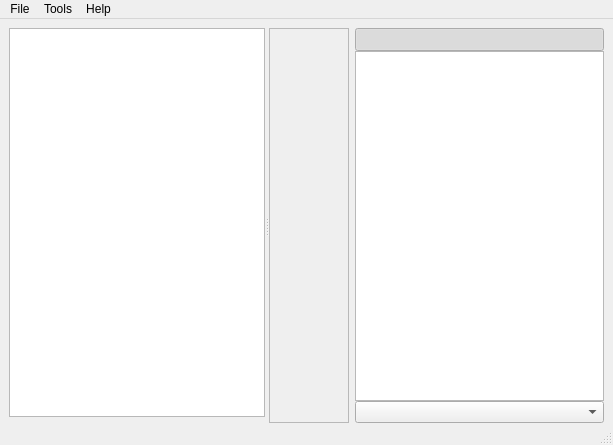
<?xml version="1.0" encoding="UTF-8"?>
<ui version="4.0">
 <class>MainWindow</class>
 <widget class="QMainWindow" name="MainWindow">
  <property name="geometry">
   <rect>
    <x>0</x>
    <y>0</y>
    <width>613</width>
    <height>445</height>
   </rect>
  </property>
  <property name="sizePolicy">
   <sizepolicy hsizetype="Preferred" vsizetype="Preferred">
    <horstretch>0</horstretch>
    <verstretch>0</verstretch>
   </sizepolicy>
  </property>
  <property name="windowTitle">
   <string>MainWindow</string>
  </property>
  <property name="styleSheet">
   <string notr="true"/>
  </property>
  <widget class="QWidget" name="centralwidget">
   <property name="sizePolicy">
    <sizepolicy hsizetype="Preferred" vsizetype="Preferred">
     <horstretch>0</horstretch>
     <verstretch>0</verstretch>
    </sizepolicy>
   </property>
   <property name="cursor">
    <cursorShape>ArrowCursor</cursorShape>
   </property>
   <layout class="QHBoxLayout" name="horizontalLayout">
    <property name="bottomMargin">
     <number>0</number>
    </property>
    <item>
     <widget class="QSplitter" name="splitter">
      <property name="sizePolicy">
       <sizepolicy hsizetype="Expanding" vsizetype="Preferred">
        <horstretch>0</horstretch>
        <verstretch>0</verstretch>
       </sizepolicy>
      </property>
      <property name="orientation">
       <enum>Qt::Horizontal</enum>
      </property>
      <property name="childrenCollapsible">
       <bool>false</bool>
      </property>
      <widget class="QWidget" name="layoutWidget">
       <layout class="QVBoxLayout">
        <property name="spacing">
         <number>6</number>
        </property>
        <item>
         <widget class="StageListView" name="filterList">
          <property name="autoScroll">
           <bool>false</bool>
          </property>
          <property name="editTriggers">
           <set>QAbstractItemView::NoEditTriggers</set>
          </property>
          <property name="tabKeyNavigation">
           <bool>false</bool>
          </property>
          <property name="showDropIndicator" stdset="0">
           <bool>false</bool>
          </property>
          <property name="alternatingRowColors">
           <bool>true</bool>
          </property>
          <property name="selectionMode">
           <enum>QAbstractItemView::SingleSelection</enum>
          </property>
          <property name="selectionBehavior">
           <enum>QAbstractItemView::SelectRows</enum>
          </property>
          <property name="textElideMode">
           <enum>Qt::ElideNone</enum>
          </property>
          <property name="showGrid">
           <bool>false</bool>
          </property>
          <property name="wordWrap">
           <bool>false</bool>
          </property>
          <property name="cornerButtonEnabled">
           <bool>false</bool>
          </property>
         </widget>
        </item>
        <item>
         <widget class="NonOwningWidget" name="filterOptions" native="true"/>
        </item>
       </layout>
      </widget>
      <widget class="QFrame" name="imageViewFrame">
       <property name="sizePolicy">
        <sizepolicy hsizetype="Expanding" vsizetype="Expanding">
         <horstretch>1</horstretch>
         <verstretch>1</verstretch>
        </sizepolicy>
       </property>
       <property name="frameShape">
        <enum>QFrame::StyledPanel</enum>
       </property>
       <property name="frameShadow">
        <enum>QFrame::Sunken</enum>
       </property>
      </widget>
     </widget>
    </item>
    <item>
     <layout class="QVBoxLayout" name="verticalLayout">
      <property name="spacing">
       <number>0</number>
      </property>
      <item>
       <widget class="QToolButton" name="focusButton">
        <property name="sizePolicy">
         <sizepolicy hsizetype="Minimum" vsizetype="Fixed">
          <horstretch>0</horstretch>
          <verstretch>0</verstretch>
         </sizepolicy>
        </property>
        <property name="statusTip">
         <string>Keep current page in view.</string>
        </property>
        <property name="text">
         <string/>
        </property>
        <property name="icon">
         <iconset resource="../resources/resources.qrc">
          <normaloff>:/icons/keep-in-view.png</normaloff>:/icons/keep-in-view.png</iconset>
        </property>
        <property name="checkable">
         <bool>true</bool>
        </property>
        <property name="checked">
         <bool>true</bool>
        </property>
       </widget>
      </item>
      <item>
       <widget class="QGraphicsView" name="thumbView">
        <property name="maximumSize">
         <size>
          <width>249</width>
          <height>16777215</height>
         </size>
        </property>
        <property name="statusTip">
         <string>Use Home, End, PgUp (or Q), PgDown (or W) to navigate between pages.</string>
        </property>
        <property name="alignment">
         <set>Qt::AlignHCenter|Qt::AlignTop</set>
        </property>
       </widget>
      </item>
      <item>
       <widget class="QComboBox" name="sortOptions">
        <property name="sizeAdjustPolicy">
         <enum>QComboBox::AdjustToMinimumContentsLength</enum>
        </property>
       </widget>
      </item>
     </layout>
    </item>
   </layout>
  </widget>
  <widget class="QMenuBar" name="menubar">
   <property name="geometry">
    <rect>
     <x>0</x>
     <y>0</y>
     <width>613</width>
     <height>21</height>
    </rect>
   </property>
   <widget class="QMenu" name="menuDebug">
    <property name="title">
     <string>Tools</string>
    </property>
    <addaction name="actionFixDpi"/>
    <addaction name="actionRelinking"/>
    <addaction name="separator"/>
    <addaction name="actionDebug"/>
    <addaction name="separator"/>
    <addaction name="actionSettings"/>
    <addaction name="actionDefaultParams"/>
    <addaction name="separator"/>
    <addaction name="actionExportPdf"/>
    <addaction name="actionExportRag"/>
    <addaction name="actionExportTiff"/>
    <addaction name="actionExportJpeg"/>
    <addaction name="actionExportText"/>
   </widget>
   <widget class="QMenu" name="menuFile">
    <property name="title">
     <string>File</string>
    </property>
    <addaction name="actionNewProject"/>
    <addaction name="actionOpenProject"/>
    <addaction name="separator"/>
    <addaction name="actionSaveProject"/>
    <addaction name="actionSaveProjectAs"/>
    <addaction name="separator"/>
    <addaction name="actionCloseProject"/>
    <addaction name="separator"/>
    <addaction name="actionQuit"/>
   </widget>
   <widget class="QMenu" name="menuHelp">
    <property name="title">
     <string>Help</string>
    </property>
    <addaction name="actionAbout"/>
   </widget>
   <addaction name="menuFile"/>
   <addaction name="menuDebug"/>
   <addaction name="menuHelp"/>
  </widget>
  <widget class="QStatusBar" name="statusBar"/>
  <action name="actionDebug">
   <property name="checkable">
    <bool>true</bool>
   </property>
   <property name="checked">
    <bool>false</bool>
   </property>
   <property name="text">
    <string>Debug Mode</string>
   </property>
  </action>
  <action name="actionSaveProject">
   <property name="text">
    <string>Save Project</string>
   </property>
   <property name="shortcut">
    <string>Ctrl+S</string>
   </property>
  </action>
  <action name="actionSaveProjectAs">
   <property name="text">
    <string>Save Project As ...</string>
   </property>
   <property name="shortcut">
    <string>Ctrl+Shift+S</string>
   </property>
  </action>
  <action name="actionNextPage">
   <property name="text">
    <string>Next Page</string>
   </property>
   <property name="shortcut">
    <string>PgDown</string>
   </property>
   <property name="autoRepeat">
    <bool>false</bool>
   </property>
  </action>
  <action name="actionPrevPage">
   <property name="text">
    <string>Previous Page</string>
   </property>
   <property name="shortcut">
    <string>PgUp</string>
   </property>
   <property name="autoRepeat">
    <bool>false</bool>
   </property>
  </action>
  <action name="actionNewProject">
   <property name="text">
    <string>New Project ...</string>
   </property>
   <property name="shortcut">
    <string>Ctrl+N</string>
   </property>
  </action>
  <action name="actionOpenProject">
   <property name="text">
    <string>Open Project ...</string>
   </property>
   <property name="shortcut">
    <string>Ctrl+O</string>
   </property>
  </action>
  <action name="actionPrevPageQ">
   <property name="text">
    <string>Previous Page</string>
   </property>
   <property name="shortcut">
    <string>Q</string>
   </property>
   <property name="autoRepeat">
    <bool>false</bool>
   </property>
  </action>
  <action name="actionNextPageW">
   <property name="text">
    <string>Next Page</string>
   </property>
   <property name="shortcut">
    <string>W</string>
   </property>
   <property name="autoRepeat">
    <bool>false</bool>
   </property>
  </action>
  <action name="actionCloseProject">
   <property name="text">
    <string>Close Project</string>
   </property>
   <property name="shortcut">
    <string>Ctrl+W</string>
   </property>
  </action>
  <action name="actionQuit">
   <property name="text">
    <string>Quit</string>
   </property>
   <property name="shortcut">
    <string>Ctrl+Q</string>
   </property>
  </action>
  <action name="actionSettings">
   <property name="text">
    <string>Settings ...</string>
   </property>
  </action>
  <action name="actionFirstPage">
   <property name="text">
    <string>First Page</string>
   </property>
   <property name="shortcut">
    <string>Home</string>
   </property>
  </action>
  <action name="actionLastPage">
   <property name="text">
    <string>Last Page</string>
   </property>
   <property name="shortcut">
    <string>End</string>
   </property>
  </action>
  <action name="actionAbout">
   <property name="text">
    <string>About</string>
   </property>
  </action>
  <action name="actionFixDpi">
   <property name="text">
    <string>Fix DPI ...</string>
   </property>
  </action>
  <action name="actionRelinking">
   <property name="text">
    <string>Relinking ...</string>
   </property>
  </action>
  <action name="actionImportPdf">
   <property name="text">
    <string>Import PDF ...</string>
   </property>
   <property name="shortcut">
    <string>Ctrl+I</string>
   </property>
  </action>
  <action name="actionDefaultParams">
   <property name="text">
    <string>Default Parameters ...</string>
   </property>
  </action>
  <action name="actionExportPdf">
   <property name="text">
    <string>Export as PDF ...</string>
   </property>
   <property name="shortcut">
    <string>Ctrl+E</string>
   </property>
  </action>
  <action name="actionExportRag">
   <property name="text">
    <string>Export for RAG ...</string>
   </property>
  </action>
  <action name="actionExportTiff">
   <property name="text">
    <string>Export as Multi-Page TIFF ...</string>
   </property>
  </action>
  <action name="actionExportJpeg">
   <property name="text">
    <string>Export as JPEG Pages ...</string>
   </property>
  </action>
  <action name="actionExportText">
   <property name="text">
    <string>Extract Text (OCR) ...</string>
   </property>
  </action>
 </widget>
 <customwidgets>
  <customwidget>
   <class>StageListView</class>
   <extends>QTableView</extends>
   <header>StageListView.h</header>
  </customwidget>
  <customwidget>
   <class>NonOwningWidget</class>
   <extends>QWidget</extends>
   <header>NonOwningWidget.h</header>
   <container>1</container>
  </customwidget>
 </customwidgets>
 <resources>
  <include location="../resources/resources.qrc"/>
 </resources>
 <connections/>
</ui>
